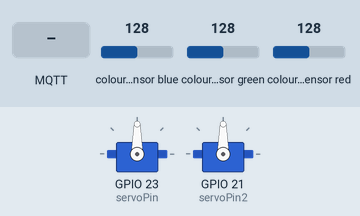
A sketch run on a simulated ESP32. Shown: 2 × servo. Wiring (inferred from the names in the program): TCS3200 colour sensor: output GPIO 15; S2 GPIO 5; S3 GPIO 4; S0 GPIO 19; S1 GPIO 18. The inputs (shaded band) are chosen by the test bench; at power-on: colour sensor blue 128, colour sensor green 128, colour sensor red 128. WiFi joins after 1.5 s; servers stay silent unless stated; no MQTT or app messages arrive unless stated; what the sketch prints to the serial monitor is not drawn.

Above: at 4.7 s.
4.8 s: MQTT message "0" arrives on the first subscribed topic
At 6.1 s:
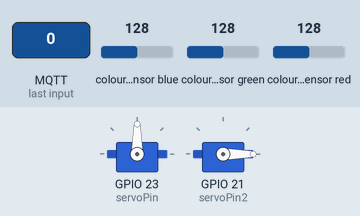
6.4 s: MQTT message "1" arrives on the first subscribed topic
Timing chart, 0 to 9.4 s (numbered marks = the images above; inputs shaded):
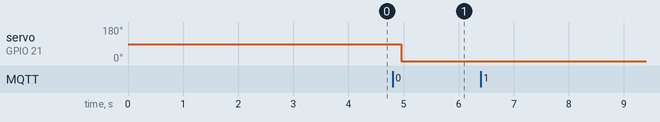

The sketch:

program_alat_sortir.ino
```cpp
#define S0 19
#define S1 18
#define S2 5
#define S3 4
#define sensorOut 15

#include <ESP32Servo.h>

#include <WiFi.h>
#include <PubSubClient.h>
const char* ssid = "mikdar";
const char* password = "Sakinah100%";

// Local MQTT broker
char *mqttServer = "iot.tf.itb.ac.id";
int mqttPort = 1884;
const char* mqtt_username = "TF4061";
const char* mqtt_password = "TF4061_iiot!";
const char* mqtt_client_name = "ESP32ffr";
const char* pub_m = "ESP32/kondisi/m";
const char* pub_bm = "ESP32/kondisi/bm";
const char* pub_tm = "ESP32/kondisi/tm";
const char* mqtt_sub_topic = "coba_out";

WiFiClient client;
PubSubClient mqttClient(client);

Servo myservo;  // create servo object to control a servo
Servo myservo2;  // create servo object to control a servo

// Recommended PWM GPIO pins on the ESP32 include 2,4,12-19,21-23,25-27,32-33
int servoPin = 23;
int servoPin2 = 21;

byte frequency = 0;
byte a=0;
byte b=0;
byte c=0;
/*q
 * Nilai Pembacaan Warna
 */
//Matang
byte Ra=229; //R
byte Rb=304; //G
byte Rc=374; //B
//belum matang
byte Ga=331; //R
byte Gb=394; //G
byte Gc=346; //B
//busuk
byte Ba=450; //R
byte Bb=522; //G
byte Bc=459; //B
byte i=50; //Toleransi Nilai Pembacaan

char* msg = "";
int stp;

void callback(char* topic, byte* payload, unsigned int length) {
  Serial.print("Message received from: ");
  Serial.println(topic);
  msg = (char*)payload;
  for (int i = 0; i < length; i++) {
    stp = msg[i];
    Serial.print(stp);
    if(stp == 48){
    Serial.println("servo mati");
    myservo.detach();
    myservo2.write(0);
    delay(500);
    myservo2.detach();
    } else{
      Serial.println("servo nyala");
      myservo.attach(servoPin);
      myservo2.attach(servoPin2);
      }
  }
  Serial.println();
  Serial.println();
}

void reconnect() {
    while( !mqttClient.connected() ){
      if( mqttClient.connect(mqtt_client_name, mqtt_username, mqtt_password) ){
        Serial.println("MQTT Connected!");
        mqttClient.subscribe(mqtt_sub_topic);
        mqttClient.setCallback(callback);
      }
      else{
        Serial.print(".");
        delay(5000);
      }
    }
  }

void setup() {
  Serial.begin(115200);
  WiFi.mode(WIFI_STA);
  WiFi.begin(ssid, password);
  while( WiFi.status() != WL_CONNECTED ) {
    delay(500);
    Serial.print(".");
   }
  Serial.println("");
  Serial.print("WiFi connected to: ");
  Serial.println(ssid);
  Serial.println("IP address: ");
  Serial.println(WiFi.localIP());
  delay(2000);
  mqttClient.setServer(mqttServer, mqttPort);
  mqttClient.setCallback(callback);
  pinMode(S0, OUTPUT);
  pinMode(S1, OUTPUT);
  pinMode(S2, OUTPUT);
  pinMode(S3, OUTPUT);
  pinMode(sensorOut, INPUT);

  // Setting frequency-scaling to 20%
  digitalWrite(S0,HIGH);
  digitalWrite(S1,LOW);

  myservo.setPeriodHertz(50);
  myservo.attach(servoPin);
  myservo2.setPeriodHertz(50);
  myservo2.attach(servoPin2);
}
void loop() {
  if (!mqttClient.connected()) {
    reconnect();
  }
  mqttClient.loop();
  // Setting red filtered photodiodes to be read
  digitalWrite(S2,LOW);
  digitalWrite(S3,LOW);
  // Reading the output frequency
  frequency = pulseIn(sensorOut, LOW);
  // Printing the value on the serial monitor
  Serial.print("R= ");//printing name
  Serial.print(frequency);//printing RED color frequency
  Serial.print("  ");
  a=frequency;
  delay(100);
  // Setting Green filtered photodiodes to be read
  digitalWrite(S2,HIGH);
  digitalWrite(S3,HIGH);
  // Reading the output frequency
  frequency = pulseIn(sensorOut, LOW);
  // Printing the value on the serial monitor
  Serial.print("G= ");//printing name
  Serial.print(frequency);//printing RED color frequency
  Serial.print("  ");
  b=frequency;
  delay(100);
  // Setting Blue filtered photodiodes to be read
  digitalWrite(S2,LOW);
  digitalWrite(S3,HIGH);
  // Reading the output frequency
  frequency = pulseIn(sensorOut, LOW);
  // Printing the value on the serial monitor
  Serial.print("B= ");//printing name
  Serial.print(frequency);//printing RED color frequency
  Serial.print("  ");
  c=frequency;
  delay(100);
 if(stp == 48){
  Serial.println(".");
  }
  else if((a>(Ra-i) && a<(Ra+i)) & (b>(Rb-i) && b<(Rb+i)) & (c>(Rc-i) && c<(Rc+i)))
  {
    Serial.println("Matang");
    mqttClient.publish(pub_m,"matang");
    myservo.write(45);
    mqttClient.loop();
    delay(5000);
    myservo2.write(90);
    delay(3000);
    myservo2.write(0);
    }
  else if ((a>(Ga-i) && a<(Ga+i)) & (b>(Gb-i) && b<(Gb+i)) & (c>(Gc-i) && c<(Gc+i)))
  {
    Serial.println("belum matang");
    mqttClient.publish(pub_bm,"belum matang");
    myservo.write(90);
    mqttClient.loop();
    delay(5000);
    myservo2.write(90);
    delay(3000);
    myservo2.write(0);
    }
  else if ((a>(Ba-i) && a<(Ba+i)) & (b>(Bb-i) && b<(Bb+i)) & (c>(Bc-i) && c<(Bc+i)))
  {
    Serial.println("Busuk");
    mqttClient.publish(pub_tm,"terlalu matang");
    myservo.write(130);
    mqttClient.loop();
    delay(5000);
    myservo2.write(90);
    delay(3000);
    myservo2.write(0);
    }
  else
  {
    Serial.println(" ");
    }
  delay(50);
}
```

Measured:
- after the input at 4.8 s, servo on GPIO 21 (servoPin2): 90° → 0° after 0.16 s
- after the input at 6.4 s, every drawn part: stays the same
